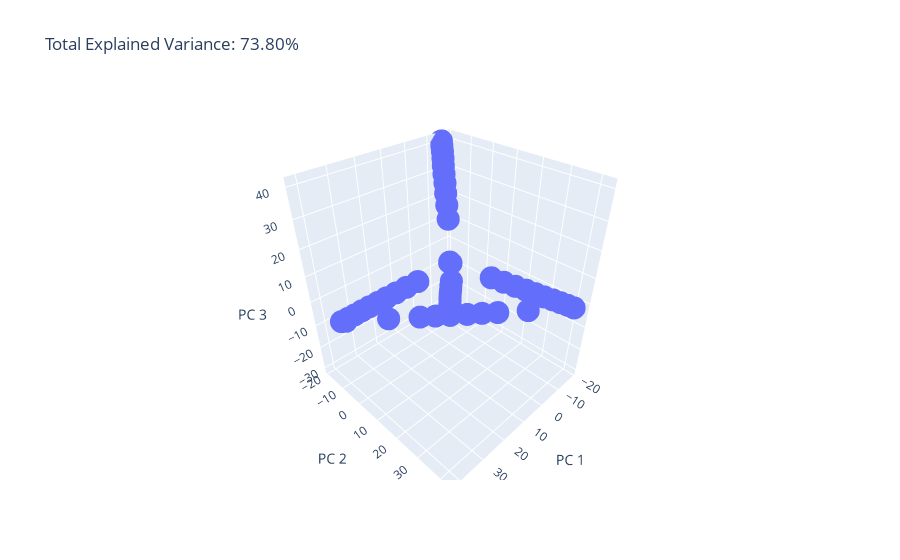

Notebook cell for this chart:
### Code cell
alldizi = np.vstack((Xlist,Xaralist34,Xsonaralist34))

X = alldizi

pca = PCA(n_components=3)
components = pca.fit_transform(X)

total_var = pca.explained_variance_ratio_.sum() * 100

fig = px.scatter_3d(
    components, x=0, y=1, z=2,
    title=f'Total Explained Variance: {total_var:.2f}%',
    labels={'0': 'PC 1', '1': 'PC 2', '2': 'PC 3'}
)
fig.show()
